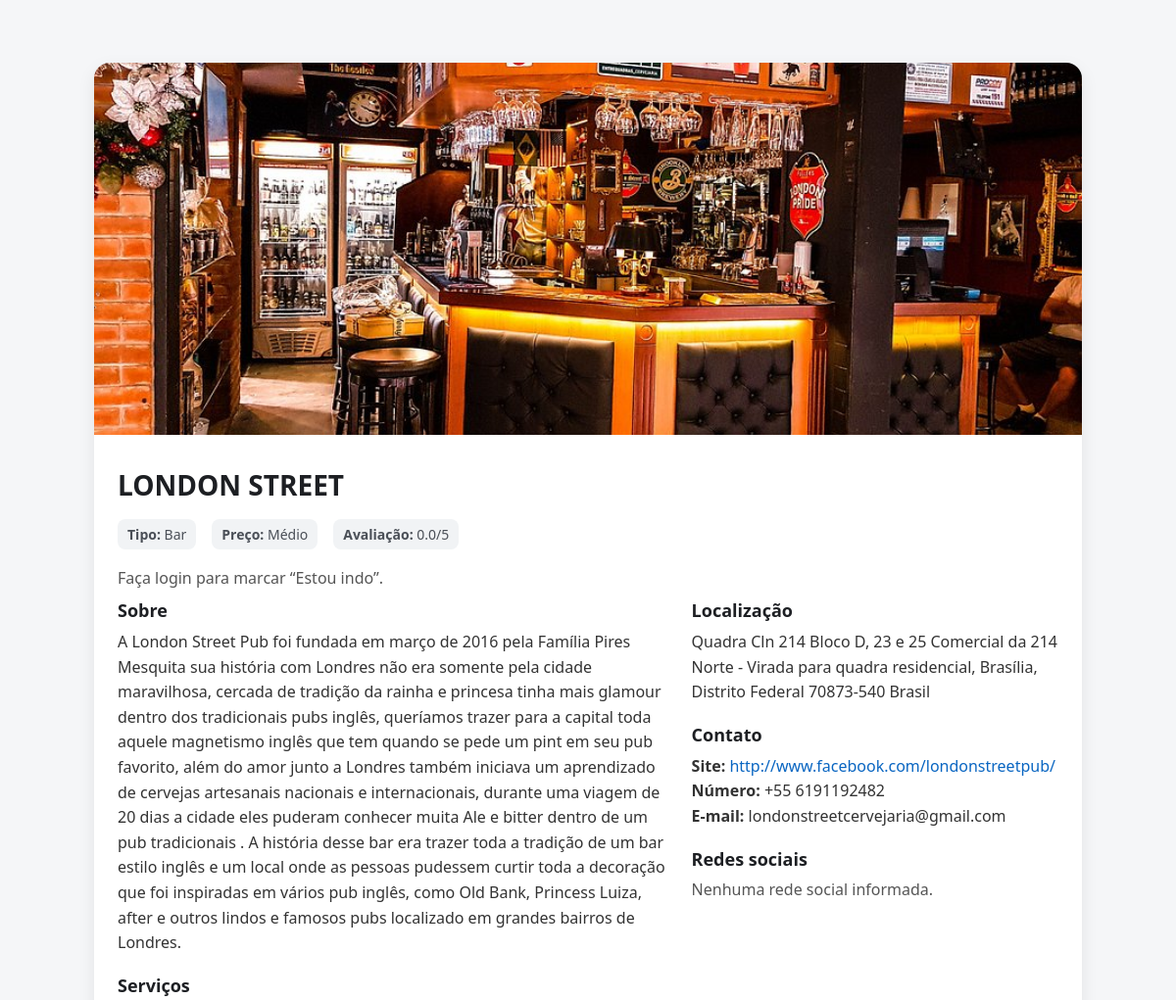
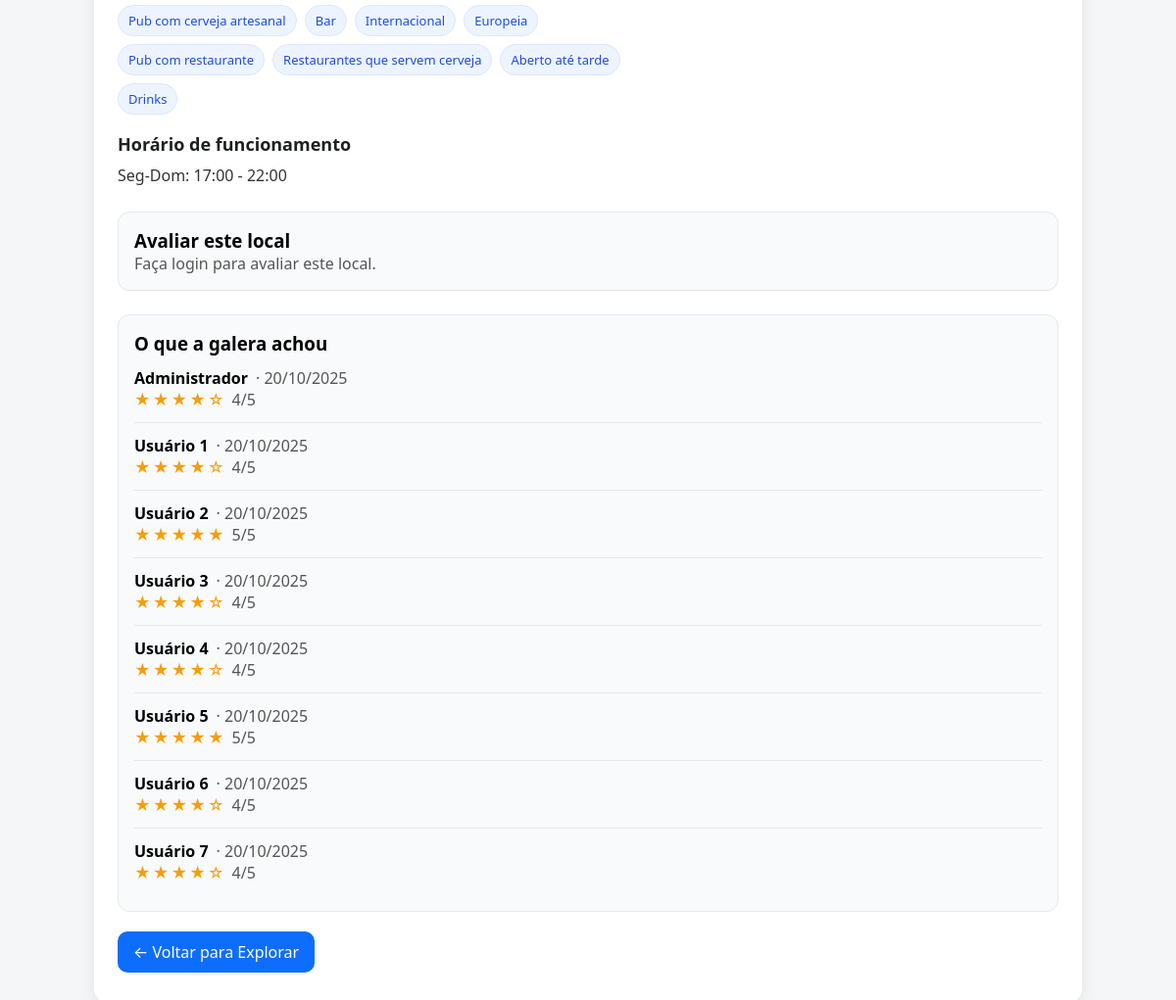
The page /locais/detalhes.php?id=4 on the database its author committed (2 pictures, top to bottom).
### tables this page shows
CREATE TABLE locais (
  id_local INT AUTO_INCREMENT PRIMARY KEY,
   
  nome VARCHAR(120) NOT NULL,
  tipo ENUM(
    'Restaurante','Bar','Cafeteria','Lanchonete','Pizzaria',
    'Parque','Praça','Museu','Teatro','Show','Evento',
    'Feira','Mercado','Atração Turística','Outro'
  ) NOT NULL,
   
  descricao TEXT,
   
  endereco VARCHAR(255) NOT NULL,
   
  faixa_preco ENUM('Econômico','Médio','Alto') NOT NULL,
   
  horario_funcionamento TEXT,
   
  site VARCHAR(255),
  telefone VARCHAR(25),
  email_contato VARCHAR(120),
  redes_sociais TEXT,
   
  servicos TEXT,
   
  imagem_capa VARCHAR(255),
  avaliacao_media FLOAT DEFAULT 0,
   
  criado_em TIMESTAMP DEFAULT CURRENT_TIMESTAMP,
  atualizado_em TIMESTAMP DEFAULT CURRENT_TIMESTAMP ON UPDATE CURRENT_TIMESTAMP,
   
  INDEX idx_locais_tipo (tipo),
  INDEX idx_locais_faixa (faixa_preco),
  INDEX idx_locais_nome (nome)
);

CREATE TABLE avaliacoes (
  id_avaliacao INT AUTO_INCREMENT PRIMARY KEY,
  id_usuario   INT NOT NULL,
  id_local     INT NOT NULL,
  nota         TINYINT NOT NULL CHECK (nota BETWEEN 1 AND 5),
  comentario   TEXT NULL,
  criado_em    TIMESTAMP DEFAULT CURRENT_TIMESTAMP,
  atualizado_em TIMESTAMP DEFAULT CURRENT_TIMESTAMP ON UPDATE CURRENT_TIMESTAMP,
  CONSTRAINT fk_avaliacoes_usuario FOREIGN KEY (id_usuario) REFERENCES usuario(id_usuario) ON DELETE CASCADE,
  CONSTRAINT fk_avaliacoes_local   FOREIGN KEY (id_local)   REFERENCES locais(id_local)   ON DELETE CASCADE,
  UNIQUE KEY unq_user_local (id_usuario, id_local)   
);

CREATE TABLE usuario (
  id_usuario INT AUTO_INCREMENT PRIMARY KEY,
  nome VARCHAR(100) NOT NULL,
  email VARCHAR(120) NOT NULL UNIQUE,
  senha VARCHAR(255) NOT NULL,
  tipo_usuario ENUM('admin','usuario') NOT NULL DEFAULT 'usuario',
  data_criacao TIMESTAMP DEFAULT CURRENT_TIMESTAMP,
  foto_perfil VARCHAR(255) DEFAULT 'default-profile.jpg'
);

### bd/auth.php (called while the page is built, shortened)
<?php
if (!function_exists('current_user_id')) {
    function current_user_id() {
        return $_SESSION['id_usuario']
            ?? $_SESSION['user_id']
            ?? ($_SESSION['usuario']['id_usuario'] ?? null)
            ?? ($_SESSION['user']['id_usuario'] ?? null)
            ?? ($_SESSION['auth']['id_usuario'] ?? null);
    }
}

### locais/detalhes.php (the view, shortened to what this page needs)
<?php
require_once __DIR__ . '/../bd/auth.php';
$pdo = pdo();
$id_local = (int)$_GET['id'];
try {
  $stmt = $pdo->prepare("SELECT * FROM locais WHERE id_local = :id");
  $stmt->bindValue(':id', $id_local, PDO::PARAM_INT);
  $stmt->execute();
  $local = $stmt->fetch(PDO::FETCH_ASSOC);
} catch (PDOException $e) {
  echo "<h3>Erro ao carregar informações do local.</h3>";
  exit;
}
$nome        = htmlspecialchars($local['nome'] ?? '');
$tipo        = htmlspecialchars($local['tipo'] ?? '');
$descricao   = nl2br(htmlspecialchars($local['descricao'] ?? ''));
$endereco    = htmlspecialchars($local['endereco'] ?? '');
$faixa       = htmlspecialchars($local['faixa_preco'] ?? '');
$horario     = nl2br(htmlspecialchars($local['horario_funcionamento'] ?? ''));
$site        = trim($local['site'] ?? '');
$telefone    = htmlspecialchars($local['telefone'] ?? '');
$email       = htmlspecialchars($local['email_contato'] ?? '');
$redes_raw   = trim($local['redes_sociais'] ?? '');
$servicos_raw= trim($local['servicos'] ?? '');
$avaliacao   = number_format((float)($local['avaliacao_media'] ?? 0), 1);
$imagem_capa = "../img/capa-locais/" . htmlspecialchars($local['imagem_capa'] ?: 'default-profile.jpg');
function explode_list($str) {
  if (!$str) return [];
  $parts = array_map('trim', explode(',', $str));
  return array_values(array_filter($parts, fn($v) => $v !== ''));
}
$servicos = array_map('htmlspecialchars', explode_list($servicos_raw));
$redes = explode_list($redes_raw);
$redes_links = array_map(function($link) {
  $link = trim($link);
  $label = htmlspecialchars($link);
  if (!preg_match('~^https?://~i', $link)) { $link = 'https://' . $link; }
  $href = htmlspecialchars($link);
  return "<a href=\"$href\" target=\"_blank\" rel=\"noopener noreferrer\">$label</a>";
}, $redes);
$site_link = '';
if ($site !== '') {
  $href = htmlspecialchars((preg_match('~^https?://~i', $site) ? $site : "https://$site"));
  $site_link = "<a href=\"$href\" target=\"_blank\" rel=\"noopener noreferrer\">$href</a>";
}
$id_usuario_logado = current_user_id();
$minha_avaliacao = null;
$st2 = $pdo->prepare("
  SELECT a.nota, a.comentario, a.criado_em, u.nome
  FROM avaliacoes a
  JOIN usuario u ON u.id_usuario = a.id_usuario
  WHERE a.id_local = ?
  ORDER BY a.criado_em DESC
");
$st2->execute([$id_local]);
$avaliacoes = $st2->fetchAll(PDO::FETCH_ASSOC);
$jaMarcou = false;
?>
<!DOCTYPE html>
<html lang="pt-br">
<head>
  <link rel="stylesheet" href="../css/style.css">
</head>
<body>
  <div class="detalhes-wrap">
    <div class="card">
      <img class="hero" src="<?= $imagem_capa ?>" alt="Imagem de <?= $nome ?>">
      <div class="content">
        <h1><?= $nome ?></h1>
        <div class="meta">
          <span><strong>Tipo:</strong> <?= $tipo ?: '—' ?></span>
          <span><strong>Preço:</strong> <?= $faixa ?: '—' ?></span>
          <span><strong>Avaliação:</strong> <?= $avaliacao ?>/5</span>
        </div>
        <?php if ($id_usuario_logado): ?>
          <div style="display: flex; gap: 10px; align-items: center; flex-wrap: wrap;">
            <?php if (!$jaMarcou): ?>
              <a href="ir.php?id_local=<?= $id_local ?>" class="btn-ir">🚶 Estou indo</a>
            <?php else: ?>
              <div class="btn-ir-disabled">✔ Você marcou que vai</div>
              <a href="ir.php?id_local=<?= $id_local ?>&acao=cancelar"
                class="btn-ir" style="background: #dc2626;">✖ Cancelar ida</a>
            <?php endif; ?>
          </div>
        <?php else: ?>
          <p class="muted">Faça login para marcar “Estou indo”.</p>
        <?php endif; ?>
        <div class="grid">
          <div class="section">
            <h3>Sobre</h3>
            <p class="list"><?= $descricao ?: '<span class="muted">Sem descrição.</span>' ?></p>
            <h3 style="margin-top:18px;">Serviços</h3>
            <?php if ($servicos): ?>
              <div class="chips">
                <?php foreach ($servicos as $tag): ?>
                  <span class="chip"><?= $tag ?></span>
                <?php endforeach; ?>
              </div>
            <?php else: ?>
              <p class="muted">Nenhum serviço informado.</p>
            <?php endif; ?>
            <h3 style="margin-top:18px;">Horário de funcionamento</h3>
            <p class="list"><?= $horario ?: '<span class="muted">Não informado.</span>' ?></p>
          </div>
          <div class="section">
            <h3>Localização</h3>
            <p class="list"><?= $endereco ?: '<span class="muted">Não informado.</span>' ?></p>
            <h3 style="margin-top:18px;">Contato</h3>
            <p class="list"><strong>Site:</strong> <span class="links"><?= $site_link ?: '<span class="muted">—</span>' ?></span></p>
            <p class="list"><strong>Número:</strong> <?= $telefone ?: '<span class="muted">—</span>' ?></p>
            <p class="list"><strong>E-mail:</strong> <?= $email ?: '<span class="muted">—</span>' ?></p>
            <h3 style="margin-top:18px;">Redes sociais</h3>
            <?php if ($redes_links): ?>
              <div class="list links" style="display:flex; flex-direction:column; gap:6px;">
                <?= implode('<br>', $redes_links) ?>
              </div>
            <?php else: ?>
              <p class="muted">Nenhuma rede social informada.</p>
            <?php endif; ?>
          </div>
        </div>
        <div class="av-card">
          <h3>Avaliar este local</h3>
          <?php if ($id_usuario_logado): ?>
            <form method="POST" action="avaliar.php">
              <input type="hidden" name="id_local" value="<?= (int)$id_local ?>">
              <div class="rate-row">
                <span class="muted">Sua nota:</span>
                <div class="stars-input">
                  <?php $nota_sel = (int)($minha_avaliacao['nota'] ?? 0); ?>
                  <?php for ($i=5; $i>=1; $i--): ?>
                    <input type="radio" id="star<?= $i ?>" name="nota" value="<?= $i ?>" <?= $nota_sel === $i ? 'checked' : '' ?>>
                    <label for="star<?= $i ?>">★</label>
                  <?php endfor; ?>
                </div>
              </div>
              <textarea name="comentario" class="av-text" placeholder="Conte rapidamente sua experiência (opcional)"><?= htmlspecialchars($minha_avaliacao['comentario'] ?? '') ?></textarea>
              <br>
              <button class="btn-prim" type="submit"><?= $minha_avaliacao ? 'Atualizar avaliação' : 'Enviar avaliação' ?></button>
            </form>
          <?php else: ?>
            <p class="muted">Faça login para avaliar este local.</p>
          <?php endif; ?>
        </div>
        <div class="av-card">
          <h3>O que a galera achou</h3>
          <?php if (!$avaliacoes): ?>
            <p class="muted">Ainda não há avaliações.</p>
          <?php else: ?>
            <?php foreach ($avaliacoes as $av): ?>
              <div class="av-item">
                <div style="display:flex; gap:8px; align-items:center;">
                  <strong><?= htmlspecialchars($av['nome']) ?></strong>
                  <span class="muted">· <?= date('d/m/Y', strtotime($av['criado_em'])) ?></span>
                </div>
                <div class="stars-display" aria-label="Nota <?= (int)$av['nota'] ?> de 5">
                  <?php for ($i=1; $i<=5; $i++): ?>
                    <span class="s"><?= $i <= (int)$av['nota'] ? '★' : '☆' ?></span>
                  <?php endfor; ?>
                  <span class="muted" style="margin-left:6px;"><?= (int)$av['nota'] ?>/5</span>
                </div>
              </div>
            <?php endforeach; ?>
          <?php endif; ?>
        </div>
        <a href="explorar.php" class="btn-voltar">← Voltar para Explorar</a>
      </div>
    </div>
  </div>
</body>
</html>

### css/style.css (style rules this page uses)
* { margin: 0; padding: 0; box-sizing: border-box; }
body { font-family: system-ui, Arial; display: flex; justify-content: center; align-items: center; min-height: 100vh; padding: 24px; background-color: #f4f4f4; }
.btn-voltar { display: inline-block; margin-top: 25px; background: #0078ff; color: white; padding: 10px 20px; border-radius: 6px; text-decoration: none; transition: background 0.3s; }

### locais/detalhes.php (style rules this page uses)
body { background:#f5f6f8; font-family: system-ui, -apple-system, Segoe UI, Roboto, Arial, sans-serif; }
.detalhes-wrap { max-width: 1040px; margin: 40px auto; padding: 0 16px; }
.card { background:#fff; border-radius:16px; box-shadow:0 6px 18px rgba(0,0,0,.08); overflow:hidden; }
.hero { width:100%; height:380px; object-fit:cover; display:block; }
.content { padding:24px; }
h1 { margin:8px 0 16px; font-size:28px; color:#1d1f23; }
.meta { display:flex; flex-wrap:wrap; gap:16px; color:#4a4f57; margin-bottom:18px; }
.meta span { background:#f1f3f5; padding:6px 10px; border-radius:8px; font-size:14px; }
.grid { display:grid; grid-template-columns: 1.2fr .8fr; gap:24px; }
.section h3 { margin:10px 0 8px; font-size:18px; color:#1d1f23; }
.muted { color:#555; }
.chips { display:flex; flex-wrap:wrap; gap:8px; margin-top:8px; }
.chip { background:#eef4ff; color:#1d4ed8; border:1px solid #dbe7ff; padding:6px 10px; border-radius:999px; font-size:13px; }
.list { line-height:1.6; color:#333; }
.links a { color:#0a66c2; text-decoration:none; }
.btn-voltar { display:inline-block; margin:20px 0 8px; background:#0d6efd; color:#fff; padding:10px 16px; border-radius:10px; text-decoration:none; }
.av-card { margin-top: 24px; padding: 16px; background:#f8fafc; border:1px solid #e5e7eb; border-radius:12px; }
.av-item { padding:12px 0; border-bottom:1px solid #e5e7eb; }
.av-item:last-child { border-bottom:none; }
.stars-display { display:flex; gap:2px; }
.stars-display .s { font-size:16px; color:#f59e0b; }

### rows shown on the page
locais: imagem_capa (picture), nome "LONDON STREET", tipo "Bar", faixa_preco "Médio", avaliacao_media "0.0", descricao "A London Street Pub foi fundada em março de 2016 pela Família Pires Mesquita sua história com Londres não era somente pela cidade maravilhosa, cercada de tradição da rainha e princesa tinha mais glamour dentro dos tradicionais pubs inglês, queríamos trazer para a capital toda aquele magnetismo inglês que tem quando se pede um pint em seu pub favorito, além do amor junto a Londres também iniciava um aprendizado de cervejas artesanais nacionais e internacionais, durante uma viagem de 20 dias a cidade eles puderam conhecer muita Ale e bitter dentro de um pub tradicionais . A história desse bar era trazer toda a tradição de um bar estilo inglês e um local onde as pessoas pudessem curtir toda a…", servicos "Pub com cerveja artesanal", servicos "Bar", servicos "Internacional", servicos "Europeia", servicos "Pub com restaurante", servicos "Restaurantes que servem cerveja", servicos "Aberto até tarde", servicos "Drinks", horario_funcionamento "Seg-Dom: 17:00 - 22:00", endereco "Quadra Cln 214 Bloco D, 23 e 25 Comercial da 214 Norte - Virada para quadra residencial, Brasília, Distrito Federal 70873-540 Brasil", site "http://www.facebook.com/londonstreetpub/", telefone "+55 6191192482", email_contato "londonstreetcervejaria@gmail.com"
avaliacoes: id_usuario.nome "Administrador", criado_em "20/10/2025", nota "4"
avaliacoes: id_usuario.nome "Usuário 1", criado_em "20/10/2025", nota "4"
avaliacoes: id_usuario.nome "Usuário 2", criado_em "20/10/2025", nota "5"
avaliacoes: id_usuario.nome "Usuário 3", criado_em "20/10/2025", nota "4"
avaliacoes: id_usuario.nome "Usuário 4", criado_em "20/10/2025", nota "4"
avaliacoes: id_usuario.nome "Usuário 5", criado_em "20/10/2025", nota "5"
avaliacoes: id_usuario.nome "Usuário 6", criado_em "20/10/2025", nota "4"
avaliacoes: id_usuario.nome "Usuário 7", criado_em "20/10/2025", nota "4"
